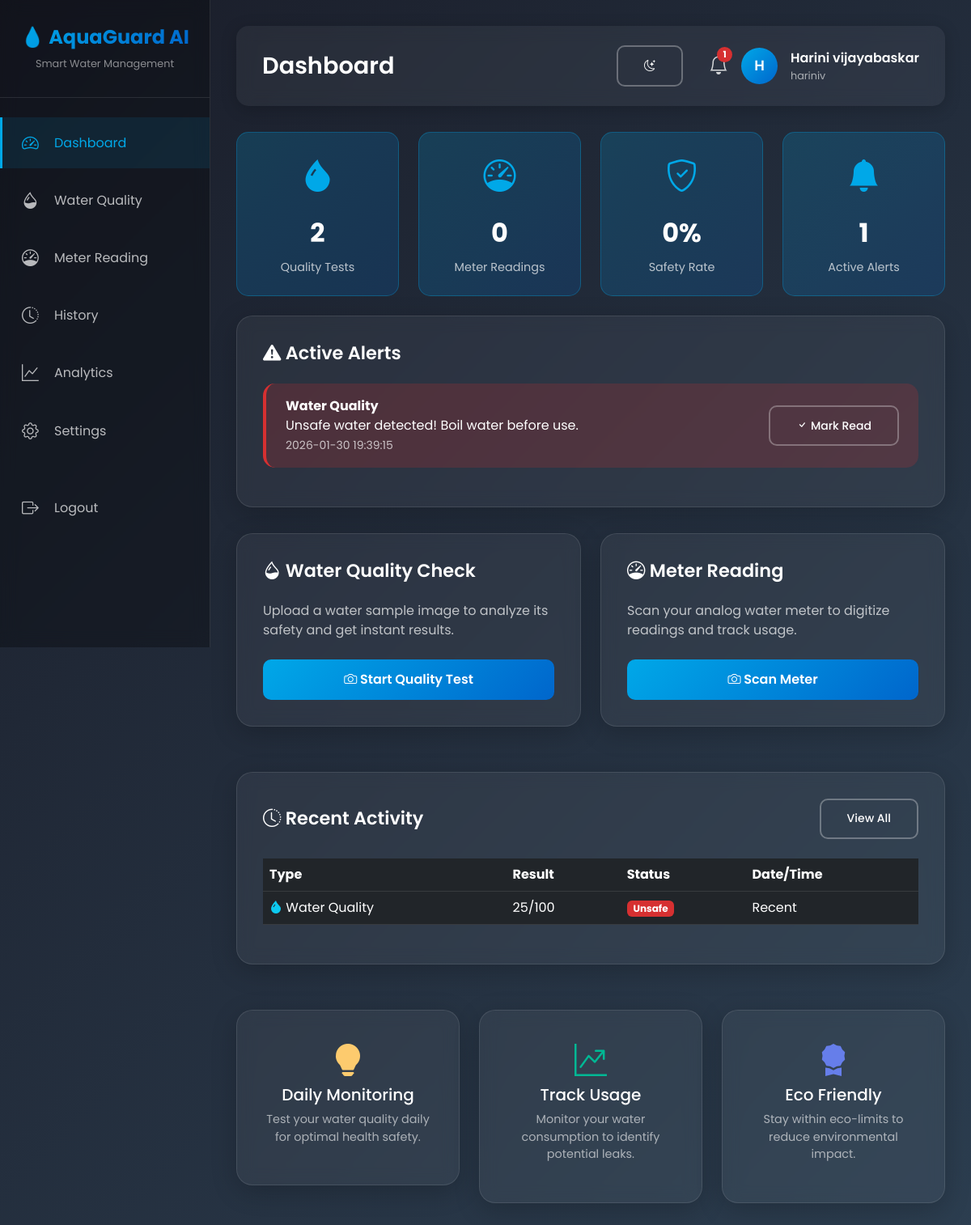
/dashboard (signed in), run on the app's committed database.
### tables this page shows
CREATE TABLE alerts (
            id INTEGER PRIMARY KEY AUTOINCREMENT,
            user_id INTEGER,
            alert_type TEXT NOT NULL,
            alert_message TEXT NOT NULL,
            severity TEXT NOT NULL,
            timestamp TIMESTAMP DEFAULT CURRENT_TIMESTAMP,
            is_read BOOLEAN DEFAULT 0,
            related_reading_id INTEGER,
            FOREIGN KEY (user_id) REFERENCES users(id)
        );

### backend/app_enhanced.py (the view)
@app.route('/dashboard')
def dashboard():
    if 'user_id' not in session:
        return redirect(url_for('login'))
    stats = get_user_statistics(session['user_id'])
    alerts = get_unread_alerts(session['user_id'])
    return render_template('dashboard.html',
                         user=session,
                         stats=stats,
                         alerts=alerts)

### backend/database.py (called while the page is built)
def get_db():
    conn = sqlite3.connect(DATABASE_PATH)
    conn.row_factory = sqlite3.Row
    return conn

def get_unread_alerts(user_id):
    conn = get_db()
    cursor = conn.cursor()
    cursor.execute('''
        SELECT * FROM alerts
        WHERE user_id = ? AND is_read = 0
        ORDER BY timestamp DESC
    ''', (user_id,))
    alerts = [dict(row) for row in cursor.fetchall()]
    conn.close()
    return alerts

### templates/dashboard.html (shortened to what this page needs)
{% extends "base.html" %}
{% block page_title %}Dashboard{% endblock %}
{% block content %}
<div class="row g-4 mb-4">
    <div class="col-md-3">
        <div class="stat-card">
            <div class="icon"><i class="bi bi-droplet-fill"></i></div>
            <div class="value">{{ stats.quality.total or 0 }}</div>
            <div class="label">Quality Tests</div>
        </div>
    </div>
    <div class="col-md-3">
        <div class="stat-card">
            <div class="icon"><i class="bi bi-speedometer"></i></div>
            <div class="value">{{ stats.meter.total_readings or 0 }}</div>
            <div class="label">Meter Readings</div>
        </div>
    </div>
    <div class="col-md-3">
        <div class="stat-card">
            <div class="icon"><i class="bi bi-shield-check"></i></div>
            <div class="value">{{ ((stats.quality.safe_count or 0) / (stats.quality.total or 1) * 100) | round(0) | int }}%</div>
            <div class="label">Safety Rate</div>
        </div>
    </div>
    <div class="col-md-3">
        <div class="stat-card">
            <div class="icon"><i class="bi bi-bell-fill"></i></div>
            <div class="value">{{ stats.alerts.unread_alerts or 0 }}</div>
            <div class="label">Active Alerts</div>
        </div>
    </div>
</div>
{% if alerts %}
<div class="glass-card" id="alerts">
    <div class="card-header-custom">
        <h3><i class="bi bi-exclamation-triangle-fill"></i> Active Alerts</h3>
    </div>
    {% for alert in alerts %}
    <div class="alert-custom {% if alert.severity == 'HIGH' %}alert-danger{% elif alert.severity == 'MEDIUM' %}alert-warning{% else %}alert-success{% endif %}">
        <div class="d-flex justify-content-between align-items-center">
            <div>
                <strong>{{ alert.alert_type.replace('_', ' ').title() }}</strong>
                <p class="mb-0">{{ alert.alert_message }}</p>
                <small style="opacity: 0.7;">{{ alert.timestamp }}</small>
            </div>
            <button class="btn btn-sm btn-outline-light" onclick="markAlertRead({{ alert.id }})">
                <i class="bi bi-check"></i> Mark Read
            </button>
        </div>
    </div>
    {% endfor %}
</div>
{% endif %}
<div class="row g-4 mb-4">
    <div class="col-md-6">
        <div class="glass-card">
            <div class="card-header-custom">
                <h3><i class="bi bi-droplet-half"></i> Water Quality Check</h3>
            </div>
            <p style="color: rgba(255,255,255,0.7); margin-bottom: 1.5rem;">
                Upload a water sample image to analyze its safety and get instant results.
            </p>
            <a href="/quality" class="btn btn-gradient w-100">
                <i class="bi bi-camera"></i> Start Quality Test
            </a>
        </div>
    </div>
    <div class="col-md-6">
        <div class="glass-card">
            <div class="card-header-custom">
                <h3><i class="bi bi-speedometer"></i> Meter Reading</h3>
            </div>
            <p style="color: rgba(255,255,255,0.7); margin-bottom: 1.5rem;">
                Scan your analog water meter to digitize readings and track usage.
            </p>
            <a href="/meter" class="btn btn-gradient w-100">
                <i class="bi bi-camera"></i> Scan Meter
            </a>
        </div>
    </div>
</div>
<div class="glass-card">
    <div class="card-header-custom">
        <h3><i class="bi bi-clock-history"></i> Recent Activity</h3>
        <a href="/history" class="btn btn-sm btn-outline-light">View All</a>
    </div>
    <div class="table-responsive">
        <table class="table table-dark">
            <thead>
                <tr>
                    <th>Type</th>
                    <th>Result</th>
                    <th>Status</th>
                    <th>Date/Time</th>
                </tr>
            </thead>
            <tbody>
                {% if stats.quality.total and stats.quality.total > 0 %}
                <tr>
                    <td><i class="bi bi-droplet-fill text-info"></i> Water Quality</td>
                    <td>{{ stats.quality.avg_score|round(0)|int }}/100</td>
                    <td>
                        {% if stats.quality.safe_count > stats.quality.unsafe_count %}
                        <span class="badge badge-success">Safe</span>
                        {% else %}
                        <span class="badge badge-danger">Unsafe</span>
                        {% endif %}
                    </td>
                    <td>Recent</td>
                </tr>
                {% endif %}
            </tbody>
        </table>
    </div>
</div>
<div class="row g-4 mt-2">
    <div class="col-md-4">
        <div class="glass-card text-center">
            <i class="bi bi-lightbulb-fill" style="font-size: 2.5rem; color: #fdcb6e; margin-bottom: 1rem;"></i>
            <h5>Daily Monitoring</h5>
            <p style="color: rgba(255,255,255,0.6); font-size: 0.9rem;">
                Test your water quality daily for optimal health safety.
            </p>
        </div>
    </div>
    <div class="col-md-4">
        <div class="glass-card text-center">
            <i class="bi bi-graph-up-arrow" style="font-size: 2.5rem; color: #00b894; margin-bottom: 1rem;"></i>
            <h5>Track Usage</h5>
            <p style="color: rgba(255,255,255,0.6); font-size: 0.9rem;">
                Monitor your water consumption to identify potential leaks.
            </p>
        </div>
    </div>
    <div class="col-md-4">
        <div class="glass-card text-center">
            <i class="bi bi-award-fill" style="font-size: 2.5rem; color: #667eea; margin-bottom: 1rem;"></i>
            <h5>Eco Friendly</h5>
            <p style="color: rgba(255,255,255,0.6); font-size: 0.9rem;">
                Stay within eco-limits to reduce environmental impact.
            </p>
        </div>
    </div>
</div>
{% endblock %}

### templates/base.html (style rules this page uses)
:root { --primary-color: #0066cc; --secondary-color: #00a8e8; --success-color: #00b894; --warning-color: #fdcb6e; --danger-color: #d63031; --dark-bg: #1a1d29; --card-bg: rgba(255, 255, 255, 0.05); --sidebar-width: 260px; }
* { margin: 0; padding: 0; box-sizing: border-box; }
body { font-family: 'Poppins', sans-serif; background: linear-gradient(135deg, #1a1d29 0%, #2c3e50 100%); color: #fff; min-height: 100vh; transition: background 0.3s ease, color 0.3s ease; }
.glass-card { background: rgba(255, 255, 255, 0.05); backdrop-filter: blur(10px); border: 1px solid rgba(255, 255, 255, 0.1); border-radius: 20px; padding: 2rem; box-shadow: 0 8px 32px rgba(0, 0, 0, 0.2); margin-bottom: 2rem; transition: transform 0.3s ease; }
.card-header-custom { display: flex; justify-content: space-between; align-items: center; margin-bottom: 1.5rem; }
.card-header-custom h3 { font-size: 1.4rem; font-weight: 600; margin: 0; }
.stat-card { background: linear-gradient(135deg, rgba(0, 168, 232, 0.2), rgba(0, 102, 204, 0.2)); border: 1px solid rgba(0, 168, 232, 0.3); border-radius: 15px; padding: 1.5rem; text-align: center; transition: all 0.3s; }
.stat-card .icon { font-size: 2.5rem; margin-bottom: 1rem; color: #00a8e8; }
.stat-card .value { font-size: 2rem; font-weight: 700; margin-bottom: 0.5rem; }
.stat-card .label { color: rgba(255, 255, 255, 0.7); font-size: 0.9rem; }
.btn-gradient { background: linear-gradient(135deg, #00a8e8, #0066cc); border: none; color: white; padding: 0.8rem 2rem; border-radius: 10px; font-weight: 600; transition: all 0.3s; }
.btn-outline-light { border: 2px solid rgba(255, 255, 255, 0.3); color: white; padding: 0.8rem 2rem; border-radius: 10px; font-weight: 500; transition: all 0.3s; }
.alert-custom { border-radius: 15px; padding: 1rem 1.5rem; border: none; margin-bottom: 1rem; }
.alert-custom.alert-danger { background: rgba(214, 48, 49, 0.2); border-left: 4px solid #d63031; }
.table-dark { background: rgba(255, 255, 255, 0.05); color: white; }
.table-dark thead { background: rgba(0, 168, 232, 0.2); }
.table-dark tbody tr { border-bottom: 1px solid rgba(255, 255, 255, 0.1); }
.badge-danger { background: var(--danger-color); }

### data on the page
alerts: alert_type.replace "Water Quality", alert_message "Unsafe water detected! Boil water before use.", timestamp "2026-01-30 19:39:15"

### other printed values
{{ user.full_name[0] if user else 'U' }} "H"
{{ user.full_name if user else 'User' }} "Harini vijayabaskar"
{{ user.username if user else '' }} "hariniv"
{{ stats.quality.total or 0 }} "2"
{{ stats.meter.total_readings or 0 }} "0"
{{ stats.alerts.unread_alerts or 0 }} "1"
{{ stats.quality.avg_score|round(0)|int }} "25"
